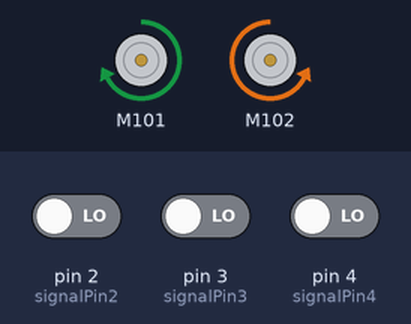
Simulated run of this sketch. Board: Arduino Uno, built with avr-gcc and run on an emulated ATmega328P. Parts: 2 × DC motor (green arrow = forward, orange = backward, longer = faster). The inputs (shaded band) are chosen by the test bench; at power-on: pin 2 (signalPin2) LOW, pin 3 (signalPin3) LOW, pin 4 (signalPin4) LOW.

Above: at 1.2 s.
1.3 s: pin 2 (signalPin2) driven HIGH
At 2.5 s:
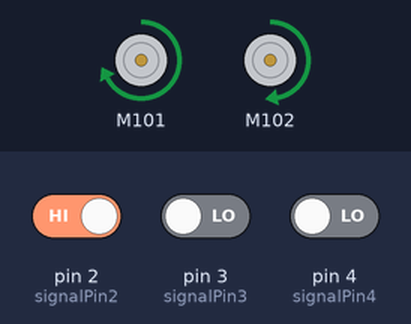
2.8 s: pin 3 (signalPin3) driven HIGH
At 3.7 s:
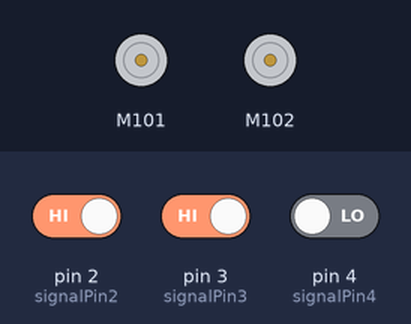
4.3 s: pin 3 (signalPin3) driven LOW
At 4.9 s:
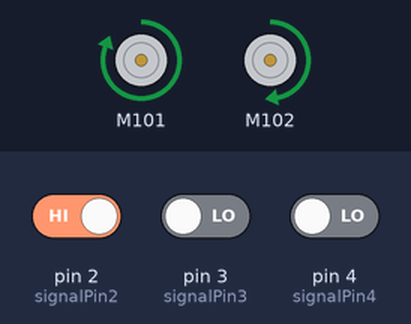
Timing chart, 0 to 7.3 s (numbered marks = the images above; inputs shaded):
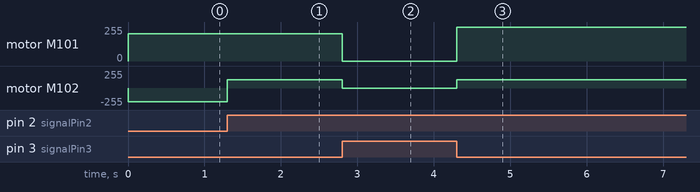

The sketch:

DirContrTest5.ino
```cpp
#include <Grove_I2C_Motor_Driver.h>
#include <Wire.h>
#define i2c_add 0x0f

int Left, Mid, Right;

int signalPin2 = 2;
int signalPin3 = 3;
int signalPin4 = 4;

void setup() {
  pinMode(signalPin2, INPUT); // Init each pin with INPUT mode
  pinMode(signalPin3, INPUT); // (default mode)
  pinMode(signalPin4, INPUT);

  Motor.begin(i2c_add);
}

void loop() {
  Left = 0;
  Mid = 0;
  Right = 0;

  if(digitalRead(2) == HIGH) Left = 1;
  if(digitalRead(3) == HIGH) Mid = 1;
  if(digitalRead(4) == HIGH) Right = 1;

  if(Left == 0 && Mid == 0 && Right == 0) upSpeed(80, 80);

  else if(Left == 0 && Mid == 0 && Right == 1) {
    while(digitalRead(3) != HIGH)
      upSpeed(-50, 80);
  }

  else if(Left == 0 && Mid == 1 && Right == 0) upSpeed(80, 80);

  else if(Left == 0 && Mid == 1 && Right == 1) {
    upSpeed(0, 0);
    while(digitalRead(3) != HIGH)
      upSpeed(-50, 80);
  }

  else if(Left == 1 && Mid == 0 && Right == 0) {
    while(digitalRead(3) != HIGH)
     upSpeed(80, -50);
  }

  else if(Left == 1 && Mid == 0 && Right == 1) upSpeed(80, 80);

  else if(Left == 1 && Mid == 1 && Right == 0) {
    upSpeed(0, 0);
     while(digitalRead(3) != HIGH)
       upSpeed(100, -50);
  }

  else if(Left == 1 && Mid == 1 && Right == 1) {
    upSpeed(0, 0);
     while(digitalRead(3) != HIGH)
       upSpeed(-50, 100);
  }

}

void upSpeed(int M1, int M2) {
  Motor.speed(MOTOR1, M1);
  Motor.speed(MOTOR2, -M2);
}
```

Measured:
- after the input at 1.3 s, motor M102: backward 204/255 → forward 127/255 at once
- after the input at 2.8 s, motor M101: forward 204/255 → stopped at once; motor M102: forward 127/255 → stopped at once
- after the input at 4.3 s, motor M101: stopped → forward 255/255 at once; motor M102: stopped → forward 127/255 at once
